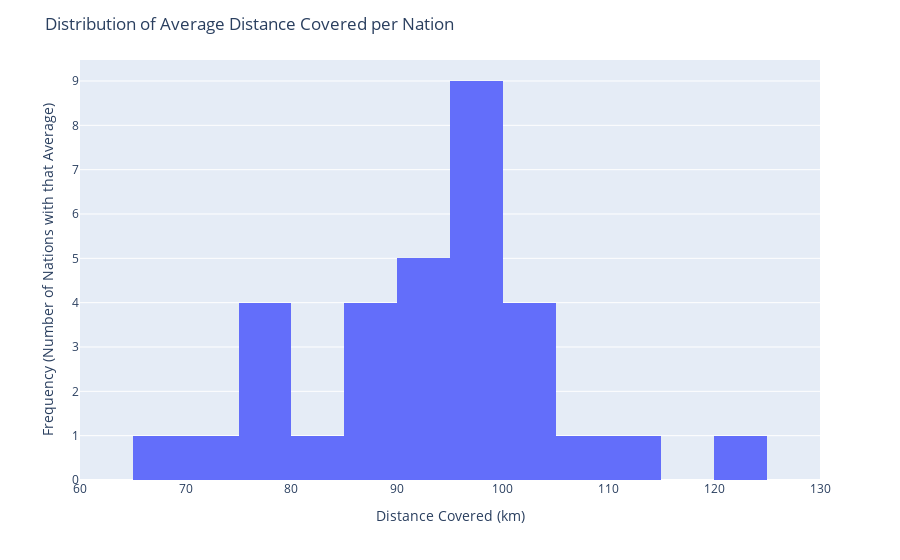
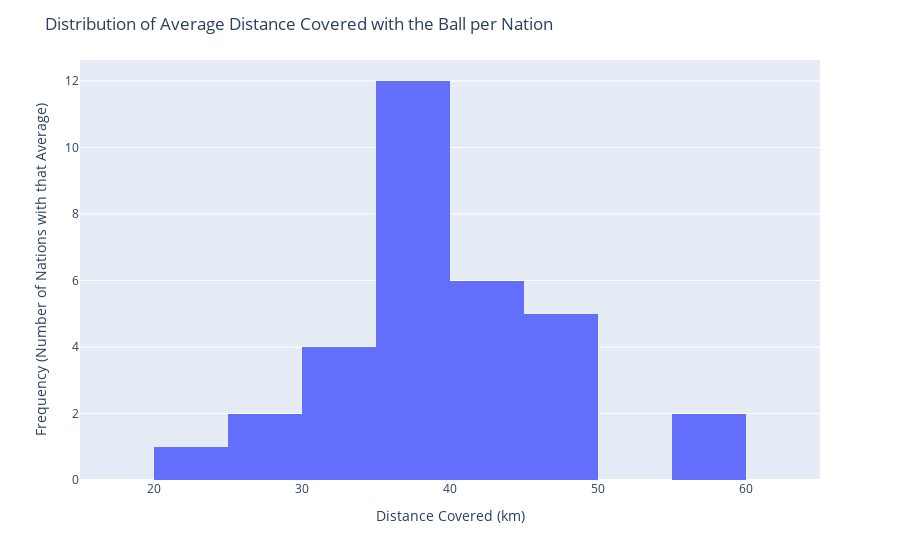

The notebook cell saved with these charts, in order:
### Code cell
# Visualize distributions: Distance Covered (total vs. with ball vs. without ball)

fig = px.histogram(nationsDf_18, x="Distance", nbins=12)
fig.update_layout(title="Distribution of Average Distance Covered per Nation",
                  xaxis_title="Distance Covered (km)",
                  yaxis_title="Frequency (Number of Nations with that Average)",
                  xaxis=dict(range=[60, 130]))
fig.show()

fig = px.histogram(nationsDf_18, x="Distance In Poss", nbins=12)
fig.update_layout(title="Distribution of Average Distance Covered with the Ball per Nation",
                  xaxis_title="Distance Covered (km)",
                  yaxis_title="Frequency (Number of Nations with that Average)",
                  xaxis=dict(range=[15, 65]))
fig.show()

fig = px.histogram(nationsDf_18, x="Distance Not In Poss", nbins=14)
fig.update_layout(title="Distribution of Average Distance Covered without the Ball per Nation",
                  xaxis_title="Distance Covered (km)",
                  yaxis_title="Frequency (Number of Nations with that Average)",
                  xaxis=dict(range=[25, 70]))
fig.show()

### Figure 1 — Plotly figure (JSON) as saved in the notebook; plotly's stock layout.template omitted (floating-point values rounded to 4 significant figures)
{"data": [{"alignmentgroup": "True", "bingroup": "x", "hovertemplate": "Distance=%{x}<br>count=%{y}<extra></extra>", "legendgroup": "", "marker": {"color": "#636efa"}, "name": "", "nbinsx": 12, "offsetgroup": "", "orientation": "v", "showlegend": false, "type": "histogram", "x": [97.39, 73.51, 97.88, 97.14, 94.38, 76.67, 109.2, 100.7, 86, 113.2, 95.24, 95.19, 78.13, 97.09, 96.93, 88.67, 69.82, 92.68, 90.46, 85.55, 102, 101.0, 121.0, 78.94, 78.65, 99.66, 99.92, 94.68, 93.14, 86.57, 80.49, 104.5], "xaxis": "x", "yaxis": "y"}], "layout": {"barmode": "relative", "legend": {"tracegroupgap": 0}, "margin": {"t": 60}, "title": {"text": "Distribution of Average Distance Covered per Nation"}, "xaxis": {"anchor": "y", "domain": [0, 1], "range": [60, 130], "title": {"text": "Distance Covered (km)"}}, "yaxis": {"anchor": "x", "domain": [0, 1], "title": {"text": "Frequency (Number of Nations with that Average)"}}}}

### Figure 2 — Plotly figure (JSON) as saved in the notebook; plotly's stock layout.template omitted (floating-point values rounded to 4 significant figures)
{"data": [{"alignmentgroup": "True", "bingroup": "x", "hovertemplate": "Distance In Poss=%{x}<br>count=%{y}<extra></extra>", "legendgroup": "", "marker": {"color": "#636efa"}, "name": "", "nbinsx": 12, "offsetgroup": "", "orientation": "v", "showlegend": false, "type": "histogram", "x": [45.89, 44.49, 43.51, 45.41, 38.93, 33.8, 47.59, 40.18, 39.79, 46.13, 37.06, 56.24, 29.18, 24.73, 40.54, 39.18, 37.15, 33.21, 29.45, 38.85, 38.97, 40.53, 35.93, 44.54, 35.74, 38.79, 32.75, 58.68, 30.07, 46.1, 37.26, 36.35], "xaxis": "x", "yaxis": "y"}], "layout": {"barmode": "relative", "legend": {"tracegroupgap": 0}, "margin": {"t": 60}, "title": {"text": "Distribution of Average Distance Covered with the Ball per Nation"}, "xaxis": {"anchor": "y", "domain": [0, 1], "range": [15, 65], "title": {"text": "Distance Covered (km)"}}, "yaxis": {"anchor": "x", "domain": [0, 1], "title": {"text": "Frequency (Number of Nations with that Average)"}}}}
